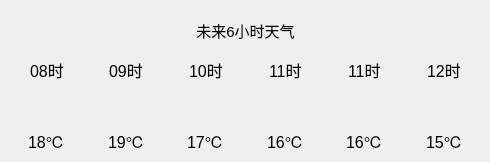
     <widget class="QWidget" name="widget03Hours" native="true">
      <widget class="QWidget" name="layoutWidget">
       <property name="geometry">
        <rect>
         <x>10</x>
         <y>10</y>
         <width>471</width>
         <height>143</height>
        </rect>
       </property>
       <layout class="QVBoxLayout" name="verticalLayout_17">
        <item>
         <widget class="QLabel" name="label_42">
          <property name="text">
           <string>&lt;html&gt;&lt;head/&gt;&lt;body&gt;&lt;p align=&quot;center&quot;&gt;&lt;span style=&quot; font-size:11pt;&quot;&gt;未来6小时天气&lt;/span&gt;&lt;/p&gt;&lt;/body&gt;&lt;/html&gt;</string>
          </property>
         </widget>
        </item>
        <item>
         <layout class="QHBoxLayout" name="horizontalLayout_11">
          <item>
           <layout class="QVBoxLayout" name="verticalLayout_01">
            <item alignment="Qt::AlignmentFlag::AlignHCenter|Qt::AlignmentFlag::AlignVCenter">
             <widget class="QLabel" name="label_h1_time">
              <property name="text">
               <string>&lt;html&gt;&lt;head/&gt;&lt;body&gt;&lt;p&gt;&lt;span style=&quot; font-size:12pt;&quot;&gt;08时&lt;/span&gt;&lt;/p&gt;&lt;/body&gt;&lt;/html&gt;</string>
              </property>
             </widget>
            </item>
            <item alignment="Qt::AlignmentFlag::AlignHCenter|Qt::AlignmentFlag::AlignVCenter">
             <widget class="QLabel" name="label_h1_icon">
              <property name="minimumSize">
               <size>
                <width>35</width>
                <height>35</height>
               </size>
              </property>
              <property name="maximumSize">
               <size>
                <width>35</width>
                <height>35</height>
               </size>
              </property>
              <property name="text">
               <string/>
              </property>
              <property name="pixmap">
               <pixmap resource="res.qrc">:/res/icons/main/小雨.png</pixmap>
              </property>
              <property name="scaledContents">
               <bool>true</bool>
              </property>
             </widget>
            </item>
            <item alignment="Qt::AlignmentFlag::AlignHCenter|Qt::AlignmentFlag::AlignVCenter">
             <widget class="QLabel" name="label_h1_temp">
              <property name="text">
               <string>&lt;html&gt;&lt;head/&gt;&lt;body&gt;&lt;p&gt;&lt;span style=&quot; font-size:12pt;&quot;&gt;18℃&lt;/span&gt;&lt;/p&gt;&lt;/body&gt;&lt;/html&gt;</string>
              </property>
             </widget>
            </item>
           </layout>
          </item>
          <item>
           <layout class="QVBoxLayout" name="verticalLayout_02">
            <item alignment="Qt::AlignmentFlag::AlignHCenter">
             <widget class="QLabel" name="label_h2_time">
              <property name="text">
               <string>&lt;html&gt;&lt;head/&gt;&lt;body&gt;&lt;p&gt;&lt;span style=&quot; font-size:12pt;&quot;&gt;09时&lt;/span&gt;&lt;/p&gt;&lt;/body&gt;&lt;/html&gt;</string>
              </property>
             </widget>
            </item>
            <item alignment="Qt::AlignmentFlag::AlignHCenter|Qt::AlignmentFlag::AlignVCenter">
             <widget class="QLabel" name="label_h2_icon">
              <property name="minimumSize">
               <size>
                <width>35</width>
                <height>35</height>
               </size>
              </property>
              <property name="maximumSize">
               <size>
                <width>35</width>
                <height>35</height>
               </size>
              </property>
              <property name="text">
               <string/>
              </property>
              <property name="pixmap">
               <pixmap resource="res.qrc">:/res/icons/main/中雨.png</pixmap>
              </property>
              <property name="scaledContents">
               <bool>true</bool>
              </property>
             </widget>
            </item>
            <item alignment="Qt::AlignmentFlag::AlignHCenter|Qt::AlignmentFlag::AlignVCenter">
             <widget class="QLabel" name="label_h2_temp">
              <property name="text">
               <string>&lt;html&gt;&lt;head/&gt;&lt;body&gt;&lt;p&gt;&lt;span style=&quot; font-size:12pt;&quot;&gt;19℃&lt;/span&gt;&lt;/p&gt;&lt;/body&gt;&lt;/html&gt;</string>
              </property>
             </widget>
            </item>
           </layout>
          </item>
          <item>
           <layout class="QVBoxLayout" name="verticalLayout_03">
            <item alignment="Qt::AlignmentFlag::AlignHCenter">
             <widget class="QLabel" name="label_h3_time">
              <property name="text">
               <string>&lt;html&gt;&lt;head/&gt;&lt;body&gt;&lt;p&gt;&lt;span style=&quot; font-size:12pt;&quot;&gt;10时&lt;/span&gt;&lt;/p&gt;&lt;/body&gt;&lt;/html&gt;</string>
              </property>
             </widget>
            </item>
            <item alignment="Qt::AlignmentFlag::AlignHCenter|Qt::AlignmentFlag::AlignVCenter">
             <widget class="QLabel" name="label_h3_icon">
              <property name="minimumSize">
               <size>
                <width>35</width>
                <height>35</height>
               </size>
              </property>
              <property name="maximumSize">
               <size>
                <width>35</width>
                <height>35</height>
               </size>
              </property>
              <property name="text">
               <string/>
              </property>
              <property name="pixmap">
               <pixmap resource="res.qrc">:/res/icons/main/大雨.png</pixmap>
              </property>
              <property name="scaledContents">
               <bool>true</bool>
              </property>
             </widget>
            </item>
            <item alignment="Qt::AlignmentFlag::AlignHCenter|Qt::AlignmentFlag::AlignVCenter">
             <widget class="QLabel" name="label_h3_temp">
              <property name="text">
               <string>&lt;html&gt;&lt;head/&gt;&lt;body&gt;&lt;p&gt;&lt;span style=&quot; font-size:12pt;&quot;&gt;17℃&lt;/span&gt;&lt;/p&gt;&lt;/body&gt;&lt;/html&gt;</string>
              </property>
             </widget>
            </item>
           </layout>
          </item>
          <item>
           <layout class="QVBoxLayout" name="verticalLayout_04">
            <item alignment="Qt::AlignmentFlag::AlignHCenter|Qt::AlignmentFlag::AlignVCenter">
             <widget class="QLabel" name="label_h4_time">
              <property name="text">
               <string>&lt;html&gt;&lt;head/&gt;&lt;body&gt;&lt;p&gt;&lt;span style=&quot; font-size:12pt;&quot;&gt;11时&lt;/span&gt;&lt;/p&gt;&lt;/body&gt;&lt;/html&gt;</string>
              </property>
             </widget>
            </item>
            <item alignment="Qt::AlignmentFlag::AlignHCenter|Qt::AlignmentFlag::AlignVCenter">
             <widget class="QLabel" name="label_h4_icon">
              <property name="minimumSize">
               <size>
                <width>35</width>
                <height>35</height>
               </size>
              </property>
              <property name="maximumSize">
               <size>
                <width>35</width>
                <height>35</height>
               </size>
              </property>
              <property name="text">
               <string/>
              </property>
              <property name="pixmap">
               <pixmap resource="res.qrc">:/res/icons/main/暴雨.png</pixmap>
              </property>
              <property name="scaledContents">
               <bool>true</bool>
              </property>
             </widget>
            </item>
            <item alignment="Qt::AlignmentFlag::AlignHCenter|Qt::AlignmentFlag::AlignVCenter">
             <widget class="QLabel" name="label_h4_temp">
              <property name="text">
               <string>&lt;html&gt;&lt;head/&gt;&lt;body&gt;&lt;p&gt;&lt;span style=&quot; font-size:12pt;&quot;&gt;16℃&lt;/span&gt;&lt;/p&gt;&lt;/body&gt;&lt;/html&gt;</string>
              </property>
             </widget>
            </item>
           </layout>
          </item>
          <item>
           <layout class="QVBoxLayout" name="verticalLayout_05">
            <item alignment="Qt::AlignmentFlag::AlignHCenter">
             <widget class="QLabel" name="label_h5_time">
              <property name="text">
               <string>&lt;html&gt;&lt;head/&gt;&lt;body&gt;&lt;p&gt;&lt;span style=&quot; font-size:12pt;&quot;&gt;11时&lt;/span&gt;&lt;/p&gt;&lt;/body&gt;&lt;/html&gt;</string>
              </property>
             </widget>
            </item>
            <item alignment="Qt::AlignmentFlag::AlignHCenter|Qt::AlignmentFlag::AlignVCenter">
             <widget class="QLabel" name="label_h5_icon">
              <property name="minimumSize">
               <size>
                <width>35</width>
                <height>35</height>
               </size>
              </property>
              <property name="maximumSize">
               <size>
                <width>35</width>
                <height>35</height>
               </size>
              </property>
              <property name="text">
               <string/>
              </property>
              <property name="pixmap">
               <pixmap resource="res.qrc">:/res/icons/main/大暴雨.png</pixmap>
              </property>
              <property name="scaledContents">
               <bool>true</bool>
              </property>
             </widget>
            </item>
            <item alignment="Qt::AlignmentFlag::AlignHCenter|Qt::AlignmentFlag::AlignVCenter">
             <widget class="QLabel" name="label_h5_temp">
              <property name="text">
               <string>&lt;html&gt;&lt;head/&gt;&lt;body&gt;&lt;p&gt;&lt;span style=&quot; font-size:12pt;&quot;&gt;16℃&lt;/span&gt;&lt;/p&gt;&lt;/body&gt;&lt;/html&gt;</string>
              </property>
             </widget>
            </item>
           </layout>
          </item>
          <item>
           <layout class="QVBoxLayout" name="verticalLayout_06">
            <item alignment="Qt::AlignmentFlag::AlignHCenter|Qt::AlignmentFlag::AlignVCenter">
             <widget class="QLabel" name="label_h6_time">
              <property name="text">
               <string>&lt;html&gt;&lt;head/&gt;&lt;body&gt;&lt;p&gt;&lt;span style=&quot; font-size:12pt;&quot;&gt;12时&lt;/span&gt;&lt;/p&gt;&lt;/body&gt;&lt;/html&gt;</string>
              </property>
             </widget>
            </item>
            <item alignment="Qt::AlignmentFlag::AlignHCenter|Qt::AlignmentFlag::AlignVCenter">
             <widget class="QLabel" name="label_h6_icon">
              <property name="minimumSize">
               <size>
                <width>35</width>
                <height>35</height>
               </size>
              </property>
              <property name="maximumSize">
               <size>
                <width>35</width>
                <height>35</height>
               </size>
              </property>
              <property name="text">
               <string/>
              </property>
              <property name="pixmap">
               <pixmap resource="res.qrc">:/res/icons/main/特大暴雨.png</pixmap>
              </property>
              <property name="scaledContents">
               <bool>true</bool>
              </property>
             </widget>
            </item>
            <item alignment="Qt::AlignmentFlag::AlignHCenter|Qt::AlignmentFlag::AlignVCenter">
             <widget class="QLabel" name="label_h6_temp">
              <property name="text">
               <string>&lt;html&gt;&lt;head/&gt;&lt;body&gt;&lt;p&gt;&lt;span style=&quot; font-size:12pt;&quot;&gt;15℃&lt;/span&gt;&lt;/p&gt;&lt;/body&gt;&lt;/html&gt;</string>
              </property>
             </widget>
            </item>
           </layout>
          </item>
         </layout>
        </item>
       </layout>
      </widget>
     </widget>
